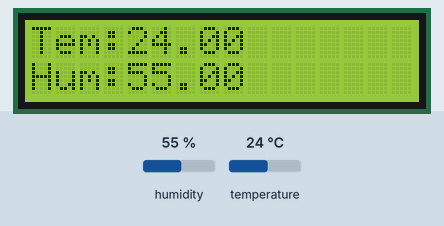
A sketch run on a simulated Arduino Uno, built with avr-gcc and run on an emulated ATmega328P. Parts: 16×2 character LCD. The inputs (shaded band) are chosen by the test bench; at power-on: humidity 55 %, temperature 24 °C. The local clock reads 2024-03-15 10:24:30 at power-on unless the sketch sets it; what the sketch prints to the serial monitor is not drawn.

Above: at 1.2 s.
1.3 s: humidity set to 22 %
At 2.5 s:
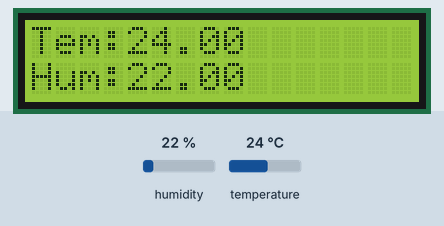
9.8 s: temperature set to 12 °C
At 11.1 s:
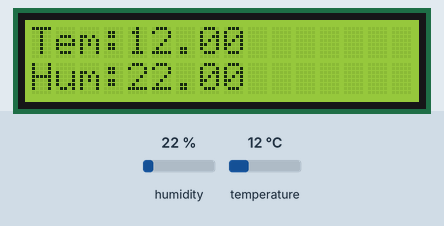
17.0 s: humidity set to 40 %
At 21.4 s:
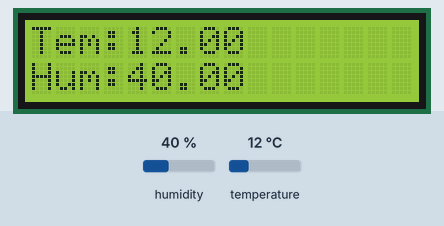
22.2 s: temperature set to 19 °C
At 24.0 s:
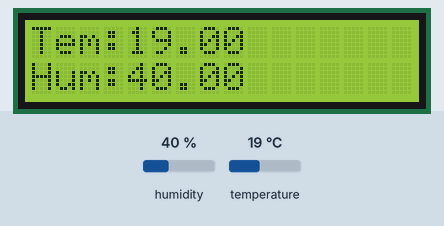
Timing chart, 0 to 25.5 s (numbered marks = the images above; inputs shaded):
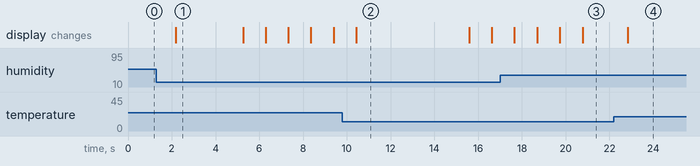

The sketch:

OVERshow.ino
```cpp
#include <Wire.h>
#include <LiquidCrystal_I2C.h>//显示屏
#include <DHT.h>//温湿度传感器
#include <Adafruit_Sensor.h>
#include <DS1302.h>//时钟

LiquidCrystal_I2C lcd(0x20,16,2);//显示屏

#define DHTPIN 8
#define DHTTYPE DHT11
DHT dht(DHTPIN, DHTTYPE);//温湿度传感器

DS1302 rtc(4, 3, 2); // 设置DS1302的RST、SDA和SCL引脚

int s = 0;//自动切换时间
int temp = 5000;//切换间隔时长

void setup()
{
    Serial.begin(9600);

    rtc.halt(false);
    Time priTime(2024,3,23,16,10,01,1);
    rtc.time(priTime);// 开启DS1302时钟

    dht.begin();//开启温湿度传感器

    lcd.init();
    lcd.backlight();//显示屏初始化


}

void loop()
{

    if(s>=0&&s<temp){
      if(s==0)lcd.clear();

      float h = dht.readHumidity();
      float t = dht.readTemperature();

      Serial.print("Tempereture:");
      Serial.println((int)t);
      Serial.print("Humidity:");
      Serial.println((int)h);

      lcd.setCursor(0, 0);
      lcd.print("Tem:");
      lcd.print(t);
      lcd.setCursor(0, 1);
      lcd.print("Hum:");
      lcd.print(h);

      delay(1000);
      s=s+1000;
    }
    else if(s>=temp&&s<temp*2){
      if(s==temp)lcd.clear();

      Time t = rtc.time(); // 获取当前时间
      lcd.setCursor(0, 0);
      lcd.print("Time: ");
      lcd.print(t.hr);
      lcd.print(":");
      lcd.print(t.min);
      lcd.print(":");
      lcd.print(t.sec);
      lcd.setCursor(0, 1);
      lcd.print("Date: ");
      lcd.print(t.yr);
      lcd.print("/");
      lcd.print(t.mon);
      lcd.print("/");
      lcd.print(t.date);
      delay(1000);
      s=s+1000;
    }
    else {s = 0;}
}
```

Measured:
- what the display in image 1 shows lasts 3.1 s, from 2.2 s to 5.3 s
- what the display in image 2 shows lasts 5.2 s, from 10.4 s to 15.6 s
